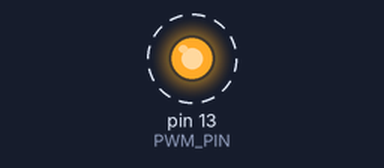
Recording of a sketch running on a simulated Arduino Uno, built with avr-gcc and run on an emulated ATmega328P. On the bench: output pins drawn as LEDs (lit = HIGH). Dashed ring = blinking.

Above: at 0.5 s.
Timing chart, 0 to 4.6 s (numbered marks = the images above):
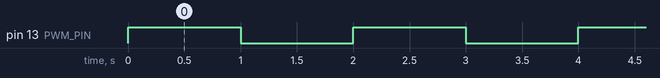

Measured:
- by itself, pin 13 (PWM_PIN): alternates HIGH for 1.0 s and LOW for 1.0 s

The sketch:

4_pwm_digital_write.ino
```cpp
#define PWM_PIN 13
void setup() {
  pinMode(PWM_PIN, OUTPUT);
  // put your setup code here, to run once:
}

void loop() {
  digitalWrite(PWM_PIN, HIGH);   // turn the LED on (HIGH is the voltage level)
  delay(1000);                       // wait for a second
  digitalWrite(PWM_PIN, LOW);    // turn the LED off by making the voltage LOW
  delay(1000);                       // wait for a second

}
```
